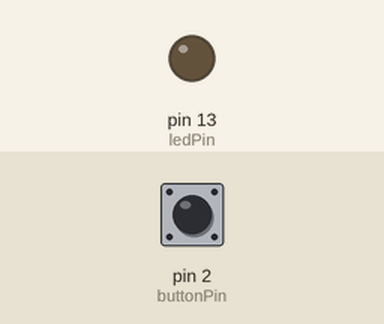
Simulated run of this sketch. Board: Arduino Uno, built with avr-gcc and run on an emulated ATmega328P. Shown: output pins drawn as LEDs (lit = HIGH). Dashed ring = blinking. The test bench sets the inputs (shaded band); at power-on: pin 2 (buttonPin) LOW. EEPROM starts erased.

Above: at 1.2 s.
1.3 s: pin 2 (buttonPin) pulsed HIGH 5 times (0.12 s each, 0.3 s apart)
At 1.87 s:
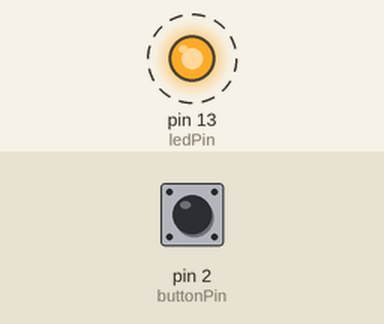
4.3 s: pin 2 (buttonPin) pulled HIGH for 0.15 s
At 4.8 s:
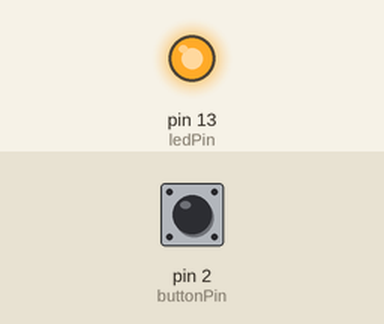
5.9 s: pin 2 (buttonPin) pulled HIGH for 1 s
At 7.3 s:
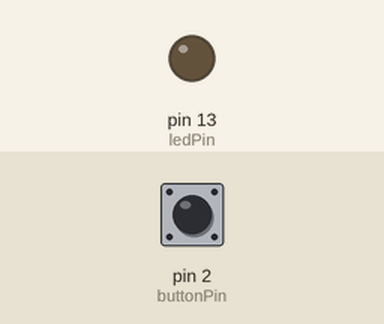
Timing chart, 0 to 8.9 s (numbered marks = the images above; inputs shaded):
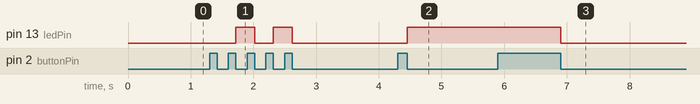

Measured:
- after the input at 1.3 s, pin 13 (ledPin): alternates HIGH for 0.30 s and LOW for 0.30 s, 4 changes in all, then stays LOW, starting after 0.42 s
- after the input at 4.3 s, pin 13 (ledPin): LOW → HIGH after 0.15 s
- after the input at 5.9 s, pin 13 (ledPin): HIGH → LOW after 1.0 s

The sketch:

ButtonToogleEEROM.ino
```cpp
/*
 *  toogle the state of LED when button is pressed
 */
 #include <EEPROM.h>
const int buttonPin = 2;     // the number of the pushbutton pin
const int ledPin =  13;      // the number of the LED pin

// variables will change:
int buttonState = 0;         // variable for reading the pushbutton status
int ledStatus=0;
void setup() {
  // initialize the LED pin as an output:
  pinMode(ledPin, OUTPUT);
  // initialize the pushbutton pin as an input:
  pinMode(buttonPin, INPUT);
  ledStatus=EEPROM.read(0);
}
void loop() {
  //buttonState = digitalRead(buttonPin);

  if (digitalRead(buttonPin) == HIGH) {
    // toggle the status of led
    if (ledStatus ==0) {
      ledStatus=1;// high
      EEPROM.write(0, 1);// addr, value
    }
    else{
      ledStatus=0;
      EEPROM.write(0, 0);// addr, value
    }
    while(digitalRead(buttonPin)==HIGH); // wait till button is released
  }
  if (ledStatus ==1){
      digitalWrite(ledPin, HIGH);
  }else {
      digitalWrite(ledPin, LOW);
  }
}
```
